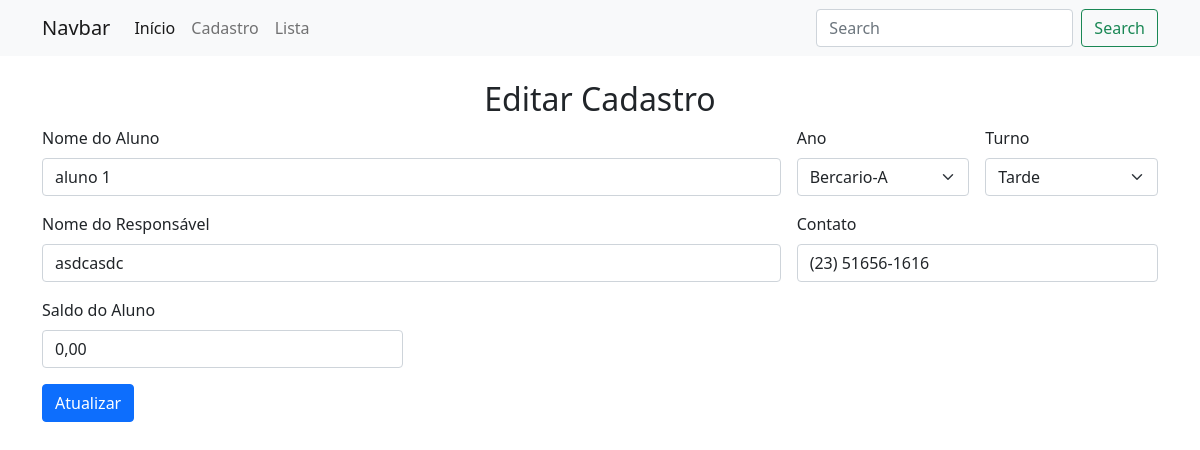
Page /editar_aluno/5 on the committed database.
### tables this page shows
CREATE TABLE alunos (
                id INTEGER PRIMARY KEY AUTOINCREMENT,
                nome TEXT,
                turno TEXT,
                ano TEXT,
                responsavel TEXT,
                contato TEXT,
                credito TEXT,
                segunda TEXT DEFAULT '0,00',
                terca TEXT DEFAULT '0,00',
                quarta TEXT DEFAULT '0,00',
                quinta TEXT DEFAULT '0,00',
                sexta TEXT DEFAULT '0,00'
            );

### app.py (the view, shortened to what this page needs)
@app.route('/editar_aluno/<int:aluno_id>', methods=['GET', 'POST'])
def editar_aluno(aluno_id):
  if request.method == 'GET':
    with sqlite3.connect(DATABASE) as con:
      con.row_factory = sqlite3.Row
      cur = con.cursor()
      cur.execute('SELECT * FROM alunos WHERE id = ?', (aluno_id, ))
      aluno = cur.fetchone()
    return render_template('editar_aluno.html', aluno=aluno)

### templates/editar_aluno.html (shortened to what this page needs)
<!doctype html>
<html lang="en">
  <head>
    <link
      href="https://cdn.jsdelivr.net/npm/bootstrap@5.0.2/dist/css/bootstrap.min.css"
      rel="stylesheet"
    />
  </head>
  <body>
    <nav class="navbar navbar-expand-lg navbar-light bg-light">
      <div class="container container-fluid">
        <a class="navbar-brand" href="/principal">Navbar</a>
        <div class="collapse navbar-collapse" id="navbarSupportedContent">
          <ul class="navbar-nav me-auto mb-2 mb-lg-0">
            <li class="nav-item">
              <a class="nav-link active" aria-current="page" href="/principal"
                >Início</a
              >
            </li>
            <li class="nav-item">
              <a class="nav-link" href="/cadastrar">Cadastro</a>
            </li>
            <li class="nav-item">
              <a class="nav-link" href="/lista_alunos">Lista</a>
            </li>
          </ul>
          <form class="d-flex">
            <input
              class="form-control me-2"
              type="search"
              placeholder="Search"
              aria-label="Search"
            />
            <button class="btn btn-outline-success" type="submit">
              Search
            </button>
          </form>
        </div>
      </div>
    </nav>
    <div
      class="container pt-4 pb-4 d-flex flex-column justify-content-center align-items-center"
    >
      <h2>Editar Cadastro</h2>
      <form class="row g-3" method="POST">
        <div class="col-md-8">
          <label for="inputAluno" class="form-label">Nome do Aluno</label>
          <input
            type="text"
            class="form-control"
            id="inputAluno"
            name="nome"
            placeholder="Digite o Nome do Aluno"
            value="{{ aluno['nome'] }}"
            required
          />
        </div>
        <div class="col-md-2">
          <label for="inputAno" class="form-label">Ano</label>
          <select id="inputAno" class="form-select" name="ano">
            <option selected>Bercario-A</option>
          </select>
        </div>
        <div class="col-md-2">
          <label for="inputTurno" class="form-label">Turno</label>
          <select id="inputTurno" class="form-select" name="turno">
            <option value="{{ aluno['turno'] }}" selected>
              {{ aluno['turno'] }}
            </option>
          </select>
        </div>
        <div class="col-md-8">
          <label for="inputAddress2" class="form-label"
            >Nome do Responsável</label
          >
          <input
            type="text"
            class="form-control"
            id="inputAddress2"
            name="responsavel"
            placeholder="Digite o Nome do Responsável"
            value="{{ aluno['responsavel'] }}"
            required
          />
        </div>
        <div class="col-md-4">
          <label for="inputContato" class="form-label">Contato</label>
          <input
            type="tel"
            class="form-control"
            id="inputContato"
            name="contato"
            placeholder="Digite o numero para contato"
            value="{{ aluno['contato'] }}"
            required
          />
        </div>
        <div class="col-md-4">
          <label for="inputCredito" class="form-label">Saldo do Aluno</label>
          <input
            type="text"
            class="form-control"
            id="inputCredito"
            name="credito"
            placeholder="0,00"
            value="{{ aluno['credito'] }}"
          />
        </div>
        <div class="col-12">
          <button type="submit" class="btn btn-primary">Atualizar</button>
        </div>
      </form>
    </div>
  </body>
</html>

### rows in the picture
alunos: nome "aluno 1", turno "Tarde", responsavel "asdcasdc", contato "(23) 51656-1616", credito "0,00"
